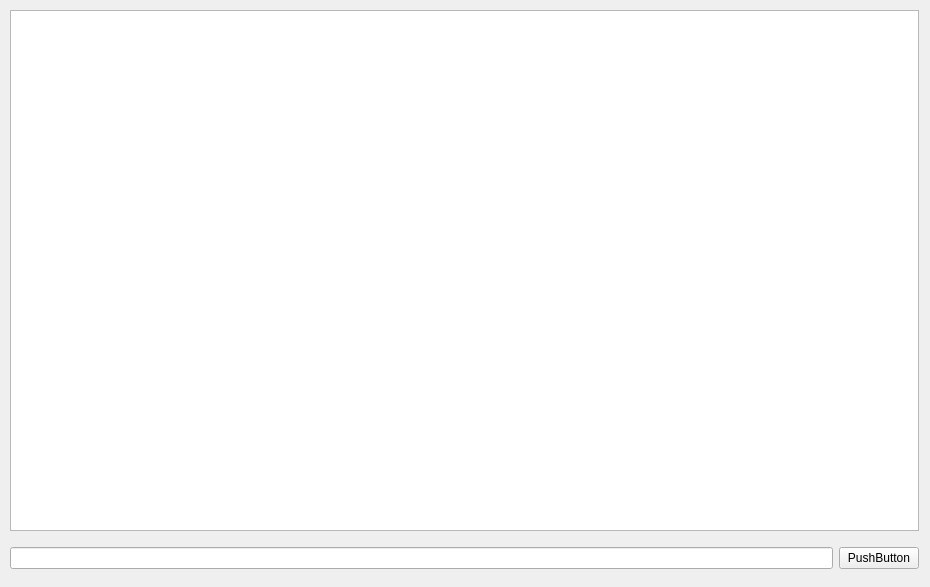
<?xml version="1.0" encoding="UTF-8"?>
<ui version="4.0">
 <class>TwitterPage</class>
 <widget class="QWidget" name="TwitterPage">
  <property name="geometry">
   <rect>
    <x>0</x>
    <y>0</y>
    <width>930</width>
    <height>587</height>
   </rect>
  </property>
  <property name="windowTitle">
   <string>TwitterPage</string>
  </property>
  <widget class="QWidget" name="centralWidget" native="true">
   <property name="geometry">
    <rect>
     <x>0</x>
     <y>0</y>
     <width>929</width>
     <height>579</height>
    </rect>
   </property>
   <widget class="QWidget" name="verticalLayoutWidget">
    <property name="geometry">
     <rect>
      <x>-1</x>
      <y>-1</y>
      <width>931</width>
      <height>581</height>
     </rect>
    </property>
    <layout class="QVBoxLayout" name="verticalLayout">
     <property name="sizeConstraint">
      <enum>QLayout::SetMaximumSize</enum>
     </property>
     <item>
      <widget class="QListWidget" name="TwitList_">
       <property name="autoScroll">
        <bool>false</bool>
       </property>
       <property name="iconSize">
        <size>
         <width>0</width>
         <height>36</height>
        </size>
       </property>
       <property name="gridSize">
        <size>
         <width>0</width>
         <height>40</height>
        </size>
       </property>
      </widget>
     </item>
     <item>
      <layout class="QHBoxLayout" name="horizontalLayout">
       <property name="topMargin">
        <number>10</number>
       </property>
       <item>
        <widget class="QLineEdit" name="TwitEdit_"/>
       </item>
       <item>
        <widget class="QPushButton" name="TwitButton_">
         <property name="text">
          <string>PushButton</string>
         </property>
        </widget>
       </item>
      </layout>
     </item>
    </layout>
   </widget>
  </widget>
 </widget>
 <layoutdefault spacing="6" margin="11"/>
 <resources/>
 <connections/>
</ui>
